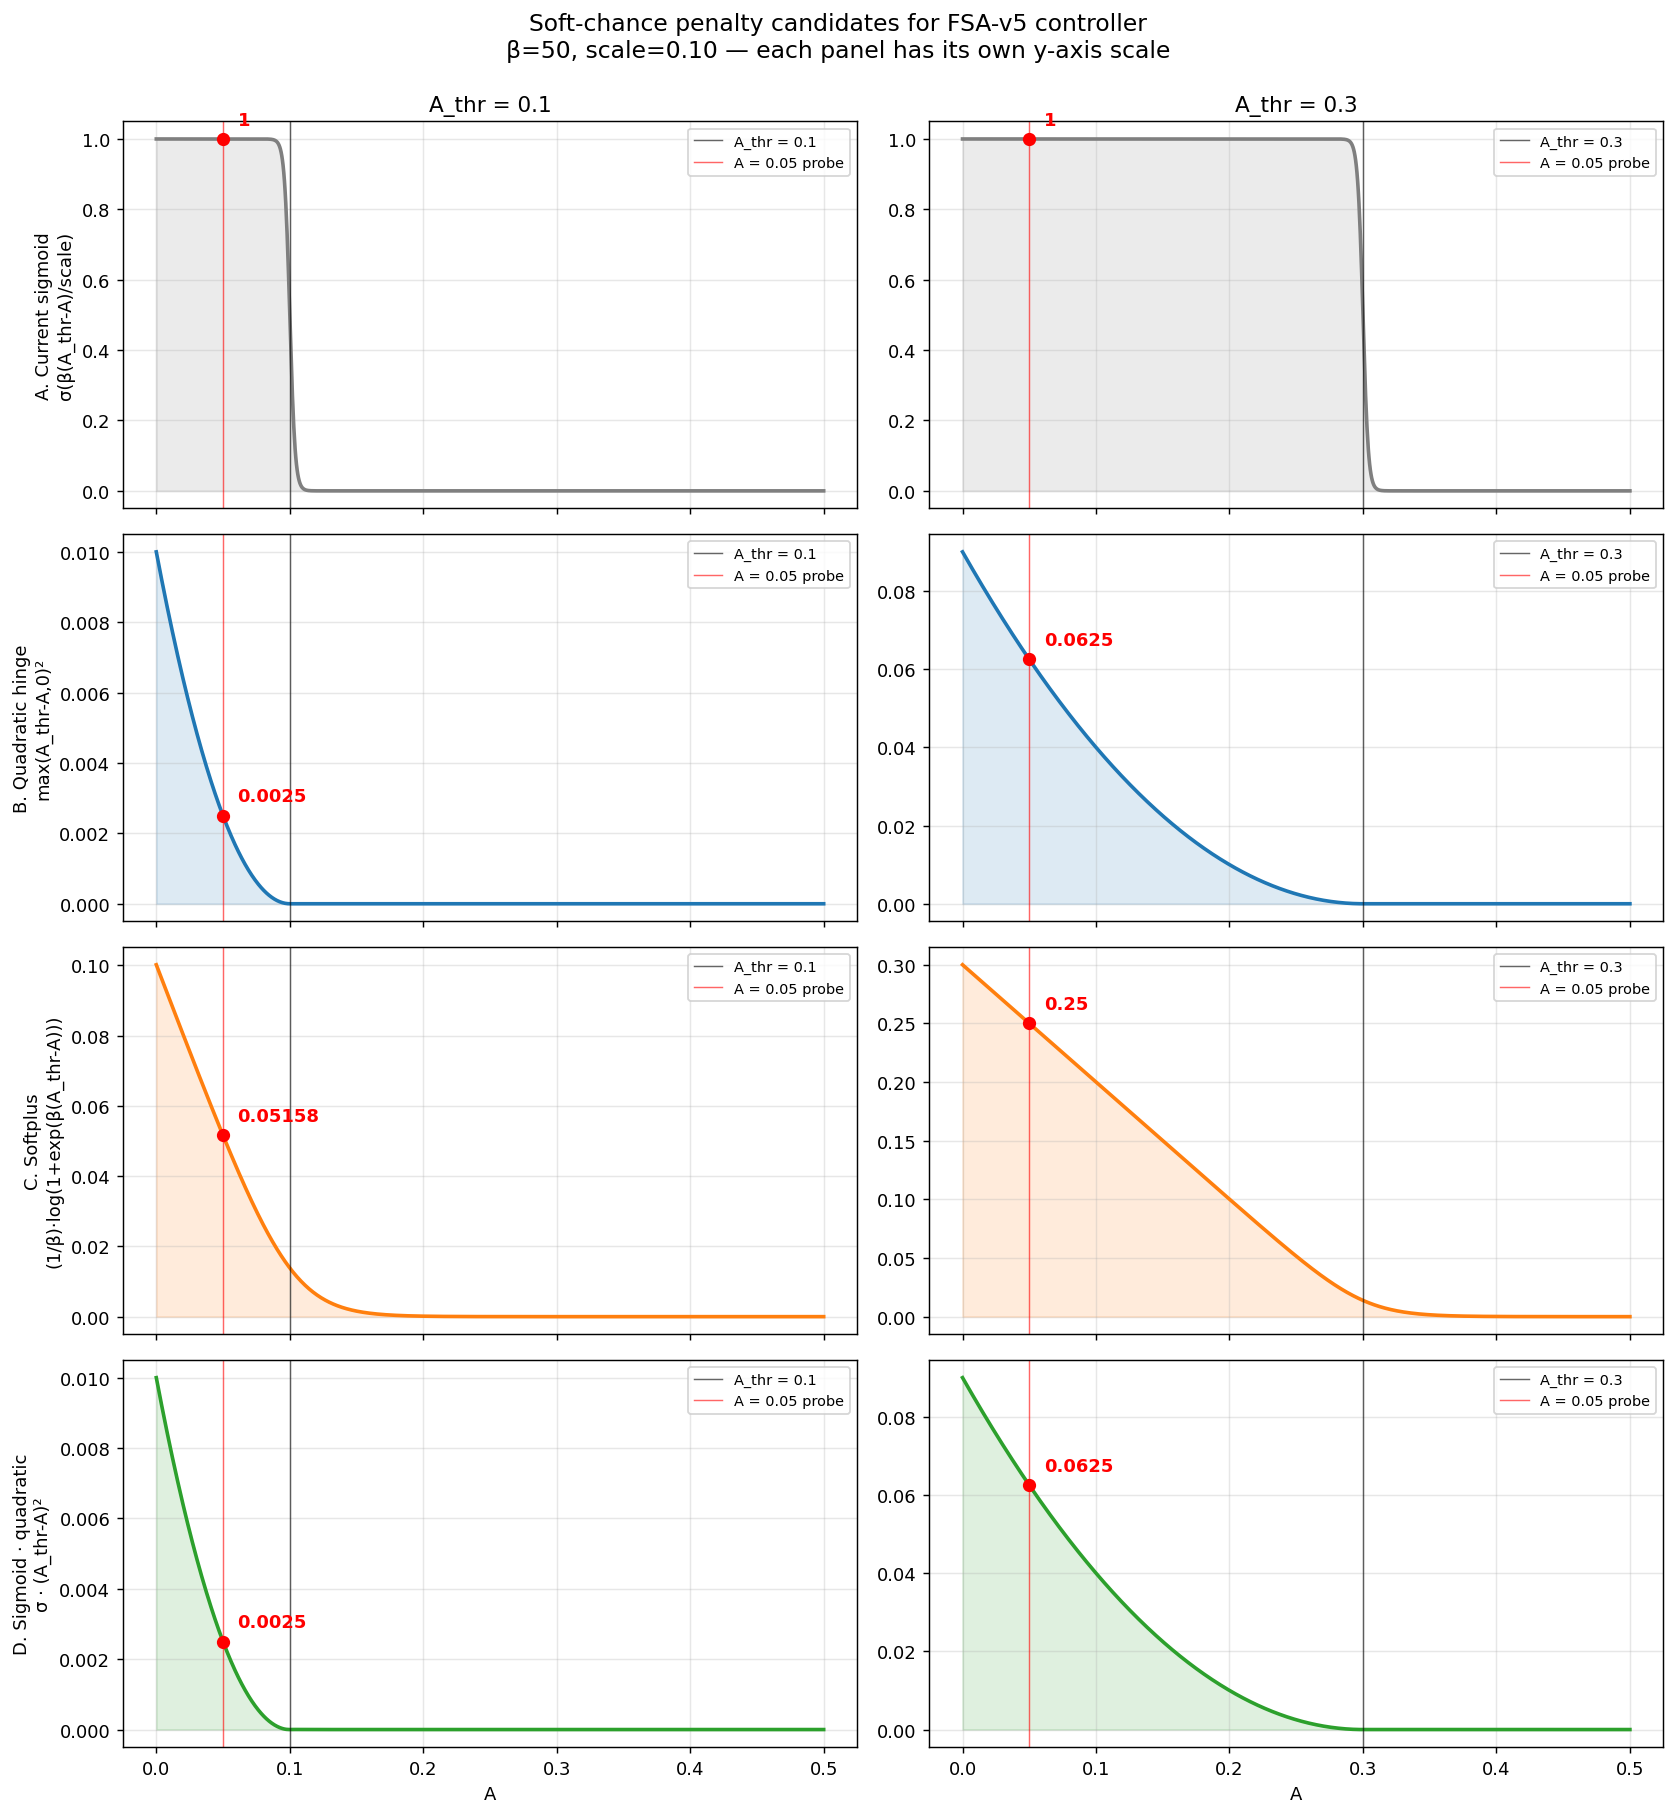

Python code for this plot:
"""
Visualise the four candidate soft-chance penalty shapes for FSA-v5.

Saves the PNG next to this script (so it lives in `model_notes_and_docs/`
alongside the spec PDF, not in /tmp).
"""
from pathlib import Path
import numpy as np
import matplotlib.pyplot as plt

beta  = 50.0
scale = 0.10

def stable_softplus(x):
    return np.maximum(x, 0.0) + np.log1p(np.exp(-np.abs(x)))

def current_sigmoid(A, A_thr):
    return 1.0 / (1.0 + np.exp(-beta * (A_thr - A) / scale))

def quadratic_hinge(A, A_thr):
    return np.maximum(A_thr - A, 0.0) ** 2

def softplus_hinge(A, A_thr):
    return (1.0 / beta) * stable_softplus(beta * (A_thr - A))

def sigmoid_gated_quad(A, A_thr):
    gate = 1.0 / (1.0 + np.exp(-beta * (A_thr - A) / scale))
    return gate * (A_thr - A) ** 2

A_grid  = np.linspace(0.0, 0.5, 1001)
A_thrs  = [0.1, 0.3]
A_probe = 0.05

curves = [
    ("A. Current sigmoid\nσ(β(A_thr-A)/scale)",      current_sigmoid,    "tab:gray"),
    ("B. Quadratic hinge\nmax(A_thr-A,0)²",          quadratic_hinge,    "tab:blue"),
    ("C. Softplus\n(1/β)·log(1+exp(β(A_thr-A)))",    softplus_hinge,     "tab:orange"),
    ("D. Sigmoid · quadratic\nσ · (A_thr-A)²",       sigmoid_gated_quad, "tab:green"),
]

# Grid: rows = penalty shape (4), cols = A_thr value (2). Each panel
# gets its OWN y-axis scale — overlaying all four with the sigmoid
# (max 1.0) flattened the small-magnitude shapes (quadratic hinge ≤
# 0.0625, sigmoid·quad ≤ 0.0625) against zero and they didn't render.
fig, axes = plt.subplots(len(curves), 2, figsize=(13, 14), sharex=True)

for row, (label, fn, color) in enumerate(curves):
    for col, A_thr in enumerate(A_thrs):
        ax = axes[row, col]
        y = fn(A_grid, A_thr)
        ax.plot(A_grid, y, color=color, lw=2)
        ax.fill_between(A_grid, 0, y, color=color, alpha=0.15)
        ax.axvline(A_thr, color="k", lw=0.8, alpha=0.6, label=f"A_thr = {A_thr}")
        ax.axvline(A_probe, color="r", lw=0.8, alpha=0.6, label=f"A = {A_probe} probe")
        probe_val = float(fn(np.array([A_probe]), A_thr)[0])
        ax.scatter([A_probe], [probe_val], s=40, color="red", zorder=5)
        ax.annotate(
            f"{probe_val:.4g}", xy=(A_probe, probe_val),
            xytext=(8, 8), textcoords="offset points",
            fontsize=10, color="red", fontweight="bold",
        )
        if row == 0:
            ax.set_title(f"A_thr = {A_thr}", fontsize=12)
        if col == 0:
            ax.set_ylabel(label, fontsize=10)
        if row == len(curves) - 1:
            ax.set_xlabel("A")
        ax.grid(True, alpha=0.3)
        ax.legend(fontsize=8, loc="upper right")

plt.suptitle(
    "Soft-chance penalty candidates for FSA-v5 controller\n"
    "β=50, scale=0.10 — each panel has its own y-axis scale",
    fontsize=13, y=0.995
)
plt.tight_layout()

out_path = Path(__file__).parent / "chance_penalty_options.png"
plt.savefig(out_path, dpi=130, bbox_inches="tight")

print(f"{'shape':45s}  A_thr=0.1,A=0.05    A_thr=0.3,A=0.05    ratio")
for label, fn, _ in curves:
    v1 = float(fn(np.array([A_probe]), 0.1)[0])
    v2 = float(fn(np.array([A_probe]), 0.3)[0])
    ratio = v2 / v1 if v1 > 0 else float("inf")
    flat_label = label.replace("\n", " ")
    print(f"{flat_label:45s}  {v1:.6f}            {v2:.6f}            {ratio:.2f}x")

print(f"\nSaved figure to {out_path}")
